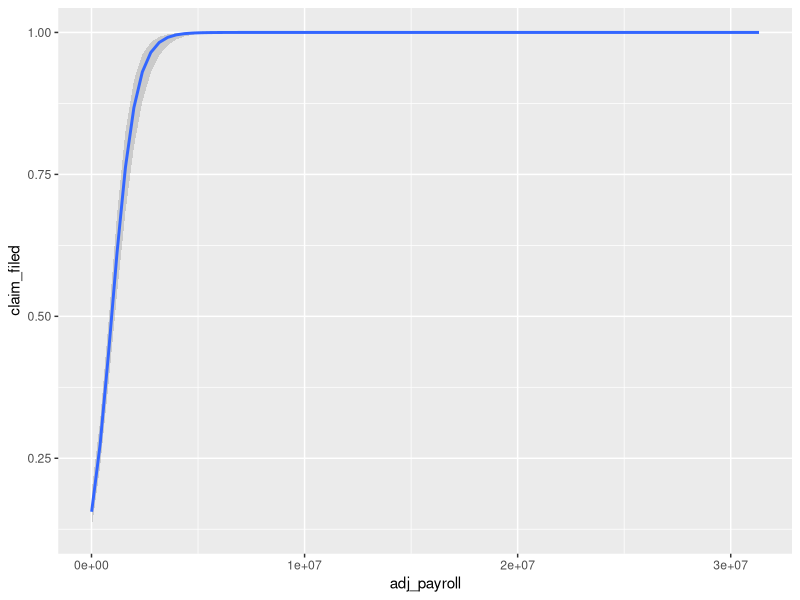
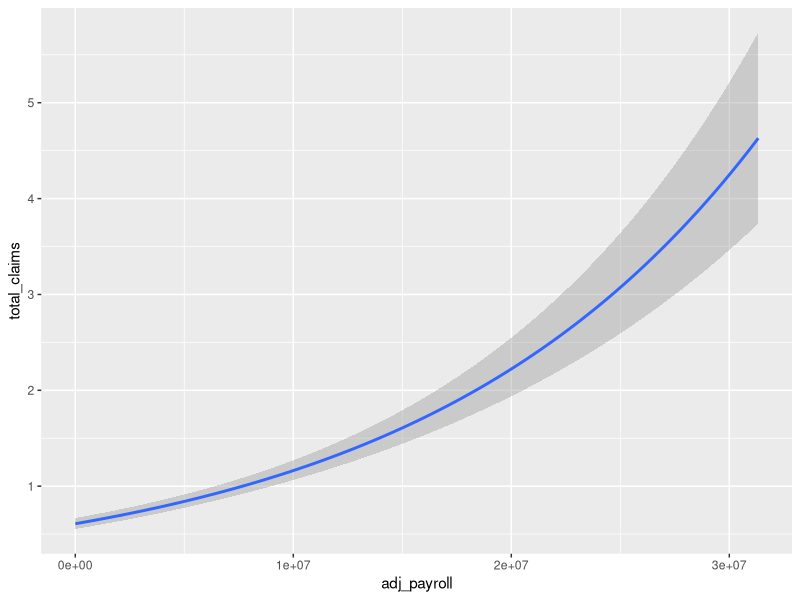
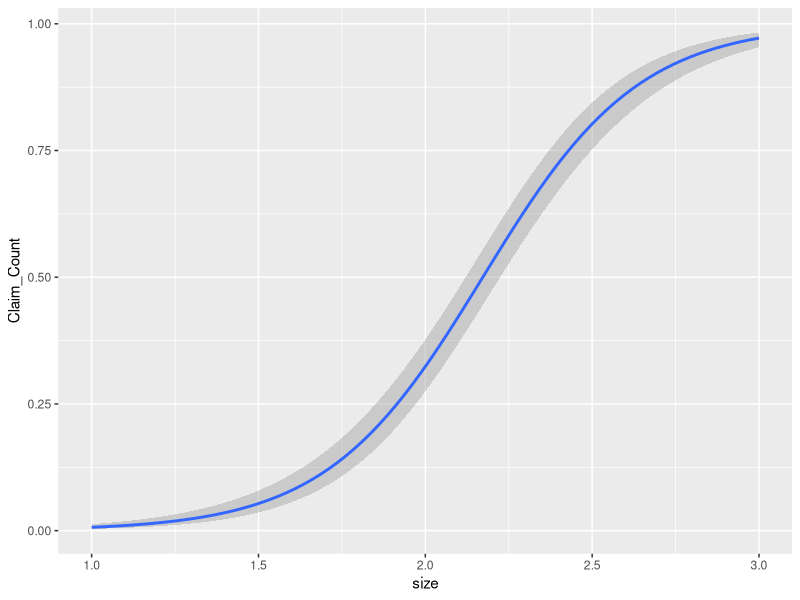
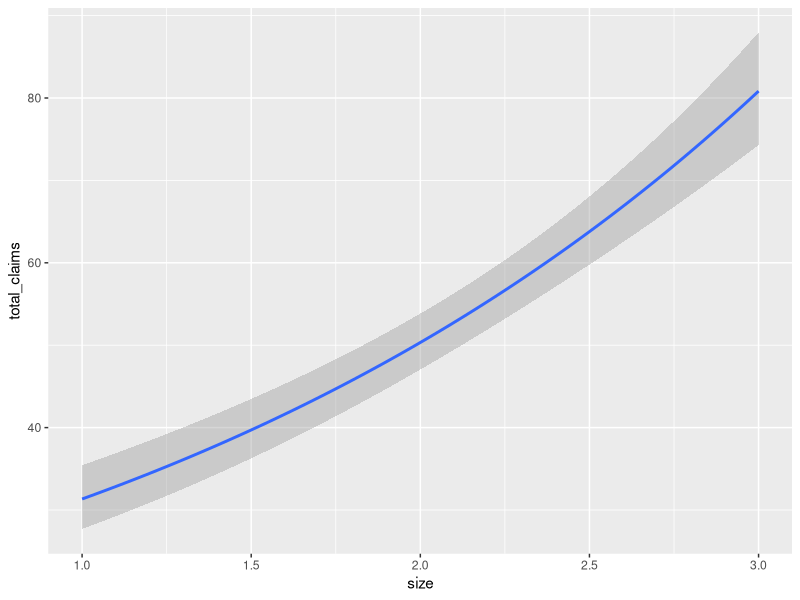
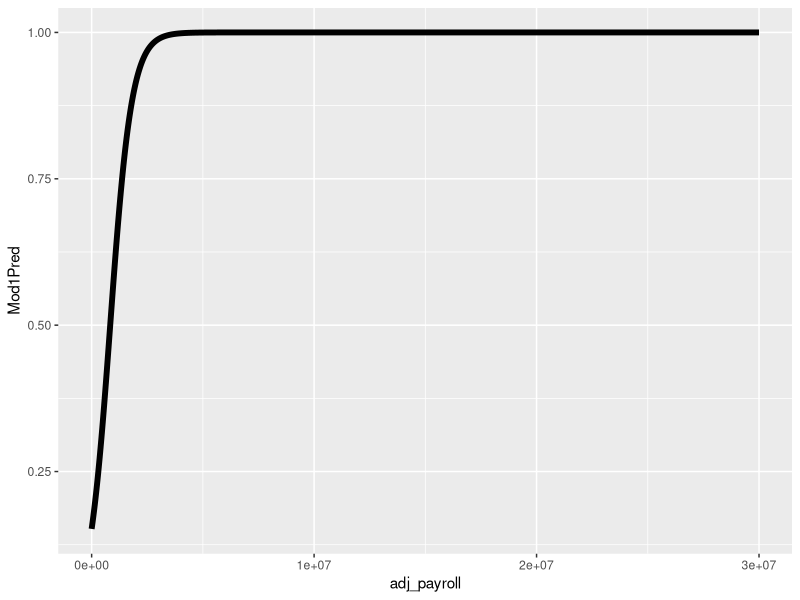
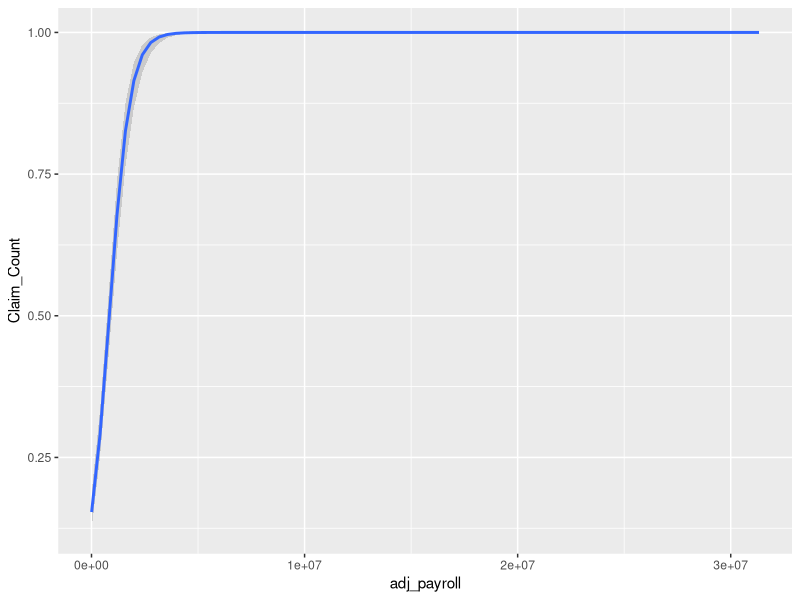

The R script that drew these images, in order:
## ---- chunk 1
knitr::opts_chunk$set(echo = TRUE)
## ---- chunk 2
library(readr)
library(tidyr)
library(dplyr)
library(ggplot2)
library(car)
wc <- read_csv("../data/craftbeer_wc.csv")

## Adding column for number of years a brewery had a policy with insurance comp
policy_years <- wc %>% 
  group_by(Policy_Dim_Key, year) %>% 
  summarize(total_claims = n()) %>% 
  ungroup() %>% 
  group_by(Policy_Dim_Key) %>% 
  summarize(years_with_policy = n()) %>% 
  ungroup()


## CLEANED DATAFRAME - USE THIS ONE FOR SUMMARY GRAPHICS & MODELING ##
wc2 <- wc %>% 
  group_by(Policy_Dim_Key, adj_payroll) %>% 
  summarize(total_claims = sum(Claim_Count)) %>% 
  mutate(claim_filed = ifelse(total_claims == 0, 0, 1)) %>% 
  ungroup() %>% 
  full_join(policy_years)

## ---- chunk 3

## ---- chunk 4
# Model 1 - Binomial Logistic Regression
CountModel1 <- glm(claim_filed ~ adj_payroll,
                   family = binomial, data = wc2)

summary(CountModel1)
Anova(CountModel1)

ggplot(data = wc2, aes(x = adj_payroll, y = claim_filed)) +
  geom_smooth(method = "glm",
              method.args = list(family = binomial))
## ---- chunk 5
# Model 2 - Poisson Regression
CountModel2 <- glm(total_claims ~ adj_payroll, 
                   family = poisson(link = "log"), data = wc2)

summary(CountModel2)
Anova(CountModel2)


ggplot(data = wc2, aes(x = adj_payroll, y = total_claims)) +
  geom_smooth(method = "glm",
              method.args = list(family = poisson))

## ---- chunk 6
## Separating into different 'groups' for size of brewery
myfun <- function(x) {
  if(x < 10000)
    size = 1
  else if(x >= 10000 && x < 500000)
    size = 2
  else if(x >= 500000)
    size = 3
}

summary(wc$adj_payroll)

## Binomial Regression w/ payroll categories
wc3 <- wc %>% 
  mutate(size = ifelse(adj_payroll < 100000, 1, 
                       ifelse(adj_payroll < 1000000, 2, 3))) 

ggplot(data = wc3, aes(x = size, y = Claim_Count)) +
  geom_smooth(method = "glm",
              method.args = list(family = binomial))


## Poisson Regression w/ categories
wc4 <- wc3 %>% 
  group_by(size, year) %>% 
  summarize(total_claims = n())

ggplot(data = wc4, aes(x = size, y = total_claims)) +
  geom_smooth(method = "glm",
              method.args = list(family = poisson))


## ---- chunk 7
# Trying out some other models using the original dataset.
Model1 <- glm(Claim_Count ~ adj_payroll, family = binomial, data = wc)
summary(Model1)
Anova(Model1)

Model2 <- glm(Claim_Count ~ adj_payroll + Policy_Dim_Key + 
                adj_payroll*Policy_Dim_Key, family = binomial, data = wc)

# Creating a TempData set to plot Model1
TempData <- data.frame(adj_payroll = seq(from = 0, to = 30000000, by = 20000))
TempData$Mod1Pred <- predict(Model1, newdata = TempData, type = "response")
ggplot(data = TempData, aes(x = adj_payroll, y = Mod1Pred)) +
  geom_line(lwd = 2)

ggplot(data = wc, aes(x = adj_payroll, y = Claim_Count)) +
  geom_smooth(method = "glm",
              method.args = list(family = binomial))
